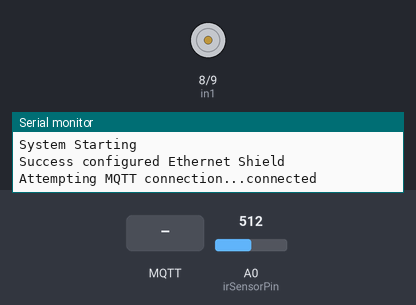
This sketch was run on a simulated Arduino Uno, built with avr-gcc and run on an emulated ATmega328P. On the bench: motor-driver pin pairs drawn as motors (green arrow = first pin HIGH = forward, orange = second pin HIGH = backward, longer = more drive, scaled by the enable pin), the last lines printed to the serial monitor. The inputs (shaded band) are chosen by the test bench; at power-on: A0 (irSensorPin) = 512. WiFi joins after 1.5 s; servers stay silent unless stated; no MQTT or app messages arrive unless stated.

Above: at 2.7 s.
2.8 s: MQTT message "open" arrives on the first subscribed topic
At 3.4 s:
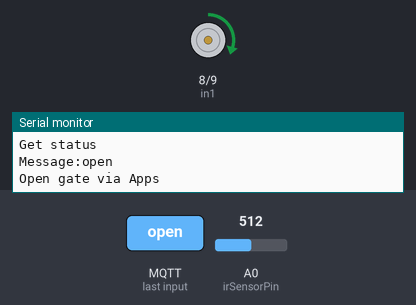
5.0 s: MQTT message "close" arrives on the first subscribed topic
At 6.4 s:
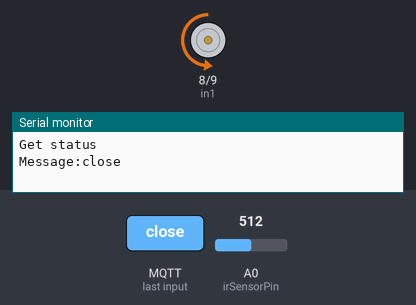
8.2 s: A0 (irSensorPin) set to 306
13.2 s: A0 (irSensorPin) set to 327
At 19.2 s:
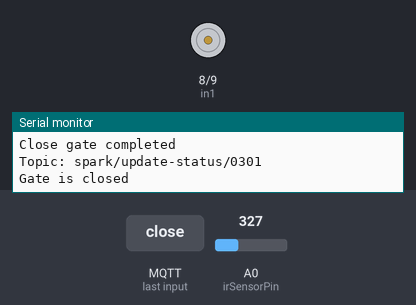
Timing chart, 0 to 20.7 s (numbered marks = the images above; inputs shaded):
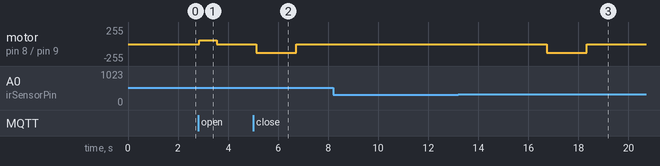

Measured:
- after the input at 2.8 s, motor on pin 8 (in1) / pin 9 (in2): stopped → forward 60/255 after 0.05 s, → stopped 0.70 s later
- after the input at 5.0 s, motor on pin 8 (in1) / pin 9 (in2): stopped → backward 130/255 after 0.13 s, → stopped 1.6 s later
- after the input at 13.2 s, motor on pin 8 (in1) / pin 9 (in2): stopped → backward 130/255 after 3.5 s, → stopped 1.6 s later

The sketch:

IR-testbarrier.ino
```cpp
#include <SPI.h>
#include <Ethernet.h>
#include <PubSubClient.h>

byte mac[] = { 0xDE, 0xAD, 0xBE, 0xEF, 0xFE, 0xED };
IPAddress mqtt_server(18, 142, 243, 160);
long lastMsg = 0;

char* parkingID = "0301";
const char* statusTopic = "spark/update-status/0301";
const char* updateSparkTopic = "update-spark-gate/0301";

EthernetClient ethClient;
PubSubClient client(ethClient);

int irSensorPin = A0;
int in1 = 8;
int in2 = 9;
const int enA = 10;

bool buzzerActive = true;
bool currentParkingStatus = false;
bool sensorTrigger = false;

unsigned long openGateStartTime;
unsigned long closeGateStartTime;

int carPresenceThreshold = 30;

void reconnect()
{
  while (!client.connected()) {
    Serial.print("Attempting MQTT connection...");
    if (client.connect("IRBarrier")) {
      Serial.println("connected");
      client.subscribe(updateSparkTopic);
      client.subscribe("inTopic");
    } else {
      Serial.print("failed, rc=");
      Serial.print(client.state());
      Serial.println(" try again in 5 seconds");
      delay(5000);
    }
  }
}

void callback(char* topic, byte* message, unsigned int length)
{
  Serial.print("Message arrived on topic: ");
  Serial.print(topic);
  Serial.print(". Message: ");
  String messageTemp;

  for (int i = 0; i < length; i++) {
    Serial.print((char)message[i]);
    messageTemp += (char)message[i];
  }
  Serial.println();

  if (strcmp(topic, updateSparkTopic) == 0) {
    Serial.println("Get status");
    Serial.print("Message:");
    Serial.println(messageTemp);

    if (messageTemp == "open") {
      openGate();
      openGateStartTime = millis();
    }
    else if (messageTemp == "close") {
      int distance = calculateDistance();
      if (distance > carPresenceThreshold) {
      closeGateStartTime = millis();
      closeGate();
    }
   }
 }
}

void setup()
{
  Serial.begin(9600);
  Serial.println("System Starting");
  if (Ethernet.begin(mac) == 0) {
    Serial.println("Failed to configure Ethernet using DHCP");
  } else {
    Serial.println("Success configured Ethernet Shield");
  }
  client.setServer(mqtt_server, 1883);
  client.setCallback(callback);

  pinMode(in1, OUTPUT);
  pinMode(in2, OUTPUT);
  pinMode(enA, OUTPUT);
}

void loop()
{
  if (!client.connected()) {
    reconnect();
  }
  client.loop();

  long now = millis();
  if (now - lastMsg > 5000) {
    lastMsg = now;

    int distance = calculateDistance();


    if (distance < carPresenceThreshold && !currentParkingStatus && !sensorTrigger)
    {
      currentParkingStatus = true;
      sensorTrigger = true;
      Serial.println("Car is parked");
    }
    else if (distance > carPresenceThreshold && currentParkingStatus && sensorTrigger)
    {
      currentParkingStatus = false;
      sensorTrigger = false;
      Serial.println("Car is not parked");
      Serial.println("Closing gate automatically...");
      closeGate();
      Serial.print("Topic: ");
      Serial.println(statusTopic);
      Serial.println("Gate is closed");
    }
  }
}

int calculateDistance()
{
  int distance = analogRead(irSensorPin);
  distance = map(distance, 0, 1023, 0, 100);
  return distance;
}

void openGate()
{
  Serial.println("Open gate via Apps");
  if (buzzerActive) {
  analogWrite(enA, 60);
  digitalWrite(in1, HIGH);
  digitalWrite(in2, LOW);
  delay(700);
  stop();
    while (millis() - openGateStartTime < 2000) {
    openGateStartTime;
    }
  }
  Serial.println("Open gate completed");
}

void closeGate()
{
  if (!sensorTrigger && buzzerActive) {
  while (millis() - closeGateStartTime < 100) {
  closeGateStartTime;
  }
  analogWrite(enA, 130);
  digitalWrite(in1, LOW);
  digitalWrite(in2, HIGH);
  delay(1600);
  stop();
 }
  Serial.println("Close gate completed");
}

void stop()
{
  analogWrite(enA, 0);
  digitalWrite(in1, LOW);
  digitalWrite(in2, LOW);
}
```
